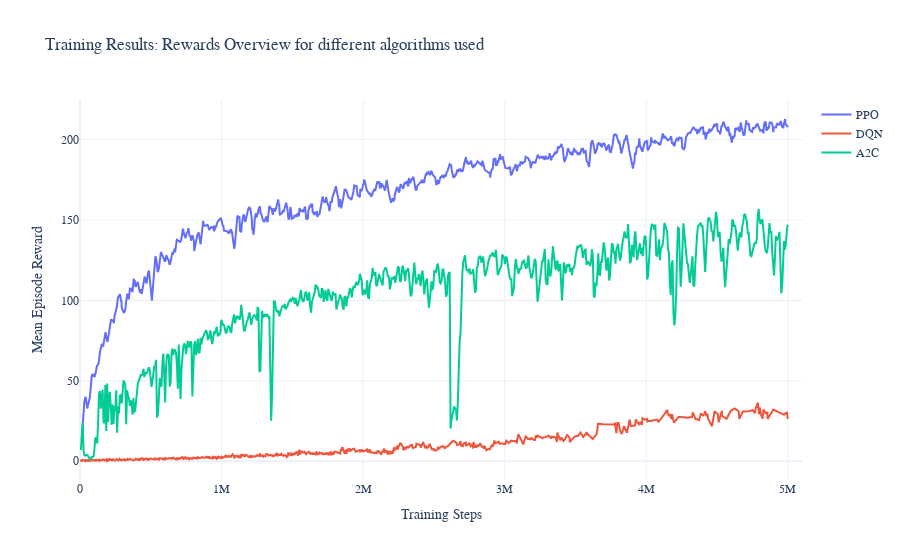

The notebook cell this image was saved under:
### Code cell
rewards = go.Figure()
rewards.add_trace(go.Scatter(x=df_1['trainstep'], y=df_1['reward'], mode="lines", name='PPO'))
rewards.add_trace(go.Scatter(x=df_2['trainstep'], y=df_2['reward'], mode="lines", name='DQN'))
rewards.add_trace(go.Scatter(x=df_3['trainstep'], y=df_3['reward'], mode="lines", name='A2C'))
rewards.update_xaxes(title_text='Training Steps',
                     tickfont_family='Times New Roman',
                     title_font_family ='Times New Roman')
rewards.update_yaxes(title_text='Mean Episode Reward',
                     tickfont_family='Times New Roman',
                     title_font_family ='Times New Roman')
rewards.update_layout(xaxis_range=[0, 5100000], title='Training Results: Rewards Overview for different algorithms used',
                      template='plotly_white',
legend_font_family = 'Times New Roman',
                      title_font_family = 'Times New Roman')
rewards.show()
rewards.write_image("reward.png")

### Figure 1 — Plotly figure (JSON) as saved in the notebook; plotly's stock layout.template omitted (floating-point values rounded to 4 significant figures; data arrays with more than 128 entries replaced by an {"elided": "..."} marker saying what was removed)
{"data": [{"mode": "lines", "name": "PPO", "x": {"elided": "1000 int values"}, "y": {"elided": "1000 float values"}, "type": "scatter"}, {"mode": "lines", "name": "DQN", "x": {"elided": "1000 int values"}, "y": {"elided": "1000 float values"}, "type": "scatter"}, {"mode": "lines", "name": "A2C", "x": {"elided": "781 int values"}, "y": {"elided": "781 float values"}, "type": "scatter"}], "layout": {"xaxis": {"title": {"font": {"family": "Times New Roman"}, "text": "Training Steps"}, "tickfont": {"family": "Times New Roman"}, "range": [0, 5100000]}, "yaxis": {"title": {"font": {"family": "Times New Roman"}, "text": "Mean Episode Reward"}, "tickfont": {"family": "Times New Roman"}}, "legend": {"font": {"family": "Times New Roman"}}, "title": {"text": "Training Results: Rewards Overview for different algorithms used", "font": {"family": "Times New Roman"}}}}
